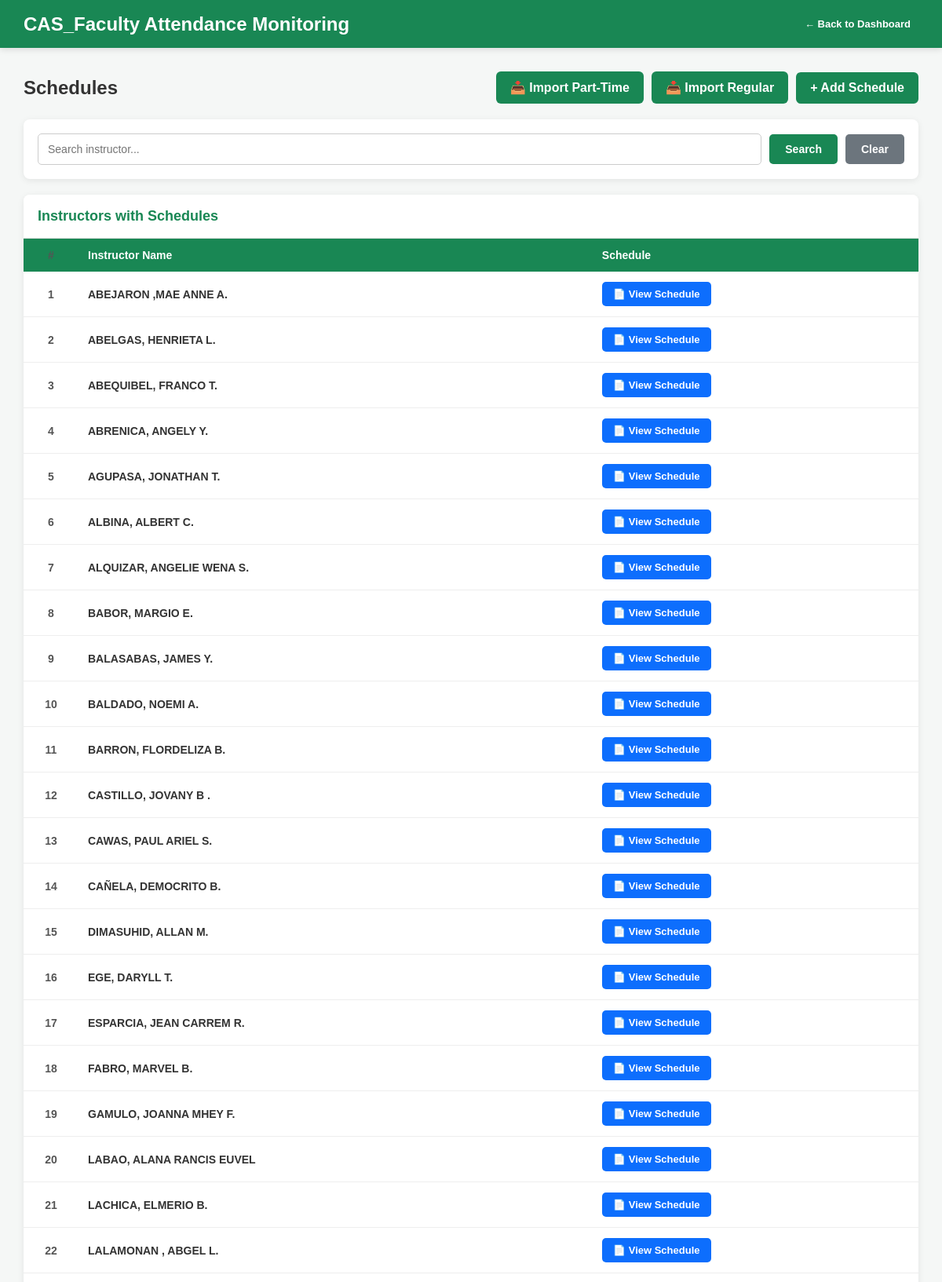
The app's page /schedules/ (signed in, upper part) with its own data.
### monitoring/models.py (models this page shows, shortened)
class Instructor(models.Model):
    CLASSIFICATION_CHOICES = [
        ("PART_TIME", "Part-Time"),
        ("REGULAR", "Regular"),
    ]
    name = models.CharField(max_length=150)
    classification = models.CharField(
        max_length=20,
        choices=CLASSIFICATION_CHOICES,
        default="PART_TIME"
    )
    department = models.CharField(
        max_length=150,
        blank=True
    )
    contact = models.CharField(
        max_length=50,
        blank=True
    )
    class Meta:
        ordering = ["name"]

### monitoring/views.py (the view)
@login_required
def schedule_list(request):
    search = request.GET.get("search", "").strip()
    instructors = (
        Instructor.objects
        .filter(schedules__isnull=False)
        .distinct()
        .order_by("name")
    )
    if search:
        instructors = instructors.filter(
            name__icontains=search
        )
    return render(
        request,
        "instructors/schedules/list.html",
        {
            "instructors": instructors,
            "search": search,
        }
    )

### templates/instructors/schedules/list.html (shortened to what this page needs)
<!DOCTYPE html>
<html lang="en">
<head>
</head>
<body>
<header class="header">
    <div class="header-content">
        <div class="header-title">
            CAS_Faculty Attendance Monitoring
        </div>
        <div class="header-links">
            <a
                href="{% url 'dashboard' %}"
                class="header-link"
            >
                ← Back to Dashboard
            </a>
        </div>
    </div>
</header>
<main class="container">
    <div class="top-section">
        <h2>
            Schedules
        </h2>
        <div class="top-buttons">
            <a
            href="{% url 'schedule_import_part_time' %}"
            class="add-button"
            >
                📥 Import Part-Time
            </a>
            <a
                href="{% url 'schedule_import_regular' %}"
                class="add-button"
            >
                📥 Import Regular
            </a>
            <a
                href="{% url 'schedule_create' %}"
                class="add-button"
            >
                + Add Schedule
            </a>
        </div>
    </div>
    <div class="filter-box">
        <form
            method="GET"
            class="filter-form"
            id="schedule-search-form"
        >
            <div class="search-wrapper">
                <input
                    type="text"
                    name="search"
                    id="schedule-search"
                    class="search-input"
                    placeholder="Search instructor..."
                    value="{{ search }}"
                    autocomplete="off"
                >
            </div>
            <button
                type="submit"
                class="search-button"
            >
                Search
            </button>
            <a
                href="{% url 'schedule_list' %}"
                class="clear-button"
            >
                Clear
            </a>
        </form>
    </div>
    <section class="table-card">
        <div class="table-title">
            Instructors with Schedules
        </div>
        <div class="table-container">
            <table>
                <thead>
                    <tr>
                        <th class="number-cell">
                        </th>
                        <th>
                            Instructor Name
                        </th>
                        <th>
                            Schedule
                        </th>
                    </tr>
                </thead>
                <tbody>
                    {% for instructor in instructors %}
                        <tr>
                            <td class="number-cell">
                                {{ forloop.counter }}
                            </td>
                            <td>
                                <span
                                    class="instructor-name"
                                >
                                    {{ instructor.name }}
                                </span>
                            </td>
                            <td>
                                <a
                                    href="{% url 'instructor_schedule' instructor.id %}"
                                    class="view-button"
                                >
                                    📄 View Schedule
                                </a>
                            </td>
                        </tr>
                    {% endfor %}
                </tbody>
            </table>
        </div>
    </section>
</main>
</body>
</html>

### templates/instructors/schedules/list.html (style rules this page uses)
* { box-sizing: border-box; margin: 0; padding: 0; font-family: Arial, sans-serif; }
html, body { width: 100%; min-height: 100%; }
body { background: #f5f7f6; color: #333; overflow-x: hidden; overflow-y: auto; }
.header { width: 100%; background: #198754; color: white; padding: 15px 30px; position: sticky; top: 0; z-index: 1000; box-shadow: 0 2px 8px rgba(0, 0, 0, 0.12); }
.header-content { width: 100%; display: flex; align-items: center; justify-content: space-between; gap: 20px; }
.header-title { font-size: 24px; font-weight: bold; line-height: 1.3; }
.header-links { display: flex; align-items: center; gap: 10px; flex-wrap: wrap; }
.header-link { color: white; text-decoration: none; font-size: 13px; font-weight: bold; padding: 8px 10px; border-radius: 5px; white-space: nowrap; }
.container { width: 100%; padding: 30px; }
.top-section { display: flex; justify-content: space-between; align-items: center; gap: 15px; margin-bottom: 20px; flex-wrap: wrap; }
.top-section h2 { font-size: 24px; line-height: 1.3; }
.top-buttons { display: flex; align-items: center; gap: 10px; flex-wrap: wrap; }
.add-button { display: inline-block; background: #198754; color: white; text-decoration: none; padding: 11px 18px; border-radius: 6px; font-weight: bold; white-space: nowrap; }
.filter-box { width: 100%; background: white; padding: 18px; border-radius: 8px; margin-bottom: 20px; box-shadow: 0 2px 8px rgba(0, 0, 0, 0.08); }
.filter-form { width: 100%; display: flex; align-items: center; gap: 10px; }
.search-wrapper { position: relative; flex: 1; min-width: 0; }
.search-input { display: block; width: 100%; padding: 11px 12px; border: 1px solid #ccc; border-radius: 5px; font-size: 14px; outline: none; background: white; }
.search-button { background: #198754; color: white; border: none; padding: 11px 20px; border-radius: 5px; cursor: pointer; font-size: 14px; font-weight: bold; white-space: nowrap; }
.clear-button { display: inline-block; background: #6c757d; color: white; text-decoration: none; padding: 11px 20px; border-radius: 5px; font-size: 14px; font-weight: bold; white-space: nowrap; }
.table-card { width: 100%; background: white; border-radius: 8px; overflow: hidden; box-shadow: 0 2px 8px rgba(0, 0, 0, 0.08); }
.table-title { padding: 17px 18px; color: #198754; font-size: 18px; font-weight: bold; border-bottom: 1px solid #ddd; background: white; }
.table-container { width: 100%; overflow-x: auto; }
table { width: 100%; min-width: 650px; border-collapse: collapse; }
th { background: #198754; color: white; padding: 13px 12px; text-align: left; font-size: 14px; white-space: nowrap; }
td { padding: 13px 12px; border-bottom: 1px solid #eee; font-size: 14px; vertical-align: middle; }
.number-cell { width: 70px; text-align: center; color: #555; font-weight: bold; }
.instructor-name { font-weight: bold; color: #333; }
.view-button { display: inline-block; background: #0d6efd; color: white; text-decoration: none; padding: 8px 14px; border-radius: 5px; font-size: 13px; font-weight: bold; white-space: nowrap; }

### records on screen
Instructor: name "ABEJARON ,MAE ANNE A."
Instructor: name "ABELGAS, HENRIETA L."
Instructor: name "ABEQUIBEL, FRANCO T."
Instructor: name "ABRENICA, ANGELY Y."
Instructor: name "AGUPASA, JONATHAN T."
Instructor: name "ALBINA, ALBERT C."
Instructor: name "ALQUIZAR, ANGELIE WENA S."
Instructor: name "BABOR, MARGIO E."
Instructor: name "BALASABAS, JAMES Y."
Instructor: name "BALDADO, NOEMI A."
Instructor: name "BARRON, FLORDELIZA B."
Instructor: name "CASTILLO, JOVANY B ."
Instructor: name "CAWAS, PAUL ARIEL S."
Instructor: name "CAÑELA, DEMOCRITO B."
Instructor: name "DIMASUHID, ALLAN M."
Instructor: name "EGE, DARYLL T."
Instructor: name "ESPARCIA, JEAN CARREM R."
Instructor: name "FABRO, MARVEL B."
Instructor: name "GAMULO, JOANNA MHEY F."
Instructor: name "LABAO, ALANA RANCIS EUVEL"
Instructor: name "LACHICA, ELMERIO B."
Instructor: name "LALAMONAN , ABGEL L."
